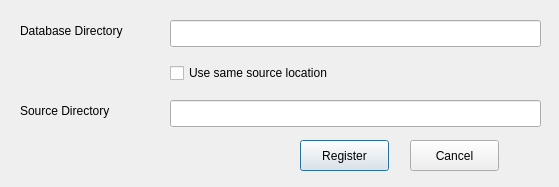
<ui version="4.0" >
 <class>ARegisterDirClass</class>
 <widget class="QDialog" name="ARegisterDirClass" >
  <property name="geometry" >
   <rect>
    <x>0</x>
    <y>0</y>
    <width>559</width>
    <height>187</height>
   </rect>
  </property>
  <property name="windowTitle" >
   <string>Register Directory</string>
  </property>
  <widget class="QLineEdit" name="cDatabaseDirectory" >
   <property name="geometry" >
    <rect>
     <x>170</x>
     <y>20</y>
     <width>371</width>
     <height>27</height>
    </rect>
   </property>
  </widget>
  <widget class="QLineEdit" name="cSourceDirectory" >
   <property name="geometry" >
    <rect>
     <x>170</x>
     <y>100</y>
     <width>371</width>
     <height>27</height>
    </rect>
   </property>
   <property name="toolTip" >
    <string>BrowseAgent will register .sl files in this directory.  It will also store the source files in this directory.</string>
   </property>
  </widget>
  <widget class="QCheckBox" name="cSameSourceFlag" >
   <property name="geometry" >
    <rect>
     <x>170</x>
     <y>60</y>
     <width>211</width>
     <height>26</height>
    </rect>
   </property>
   <property name="text" >
    <string>Use same source location</string>
   </property>
   <property name="checked" >
    <bool>false</bool>
   </property>
  </widget>
  <widget class="QLabel" name="label" >
   <property name="geometry" >
    <rect>
     <x>20</x>
     <y>20</y>
     <width>136</width>
     <height>22</height>
    </rect>
   </property>
   <property name="text" >
    <string>Database Directory</string>
   </property>
  </widget>
  <widget class="QPushButton" name="cRegisterButton" >
   <property name="geometry" >
    <rect>
     <x>300</x>
     <y>140</y>
     <width>89</width>
     <height>31</height>
    </rect>
   </property>
   <property name="text" >
    <string>Register</string>
   </property>
  </widget>
  <widget class="QPushButton" name="cCancelButton" >
   <property name="geometry" >
    <rect>
     <x>410</x>
     <y>140</y>
     <width>89</width>
     <height>31</height>
    </rect>
   </property>
   <property name="text" >
    <string>Cancel</string>
   </property>
  </widget>
  <widget class="QLabel" name="label_2" >
   <property name="geometry" >
    <rect>
     <x>20</x>
     <y>100</y>
     <width>117</width>
     <height>22</height>
    </rect>
   </property>
   <property name="text" >
    <string>Source Directory</string>
   </property>
  </widget>
 </widget>
 <resources/>
 <connections/>
</ui>
